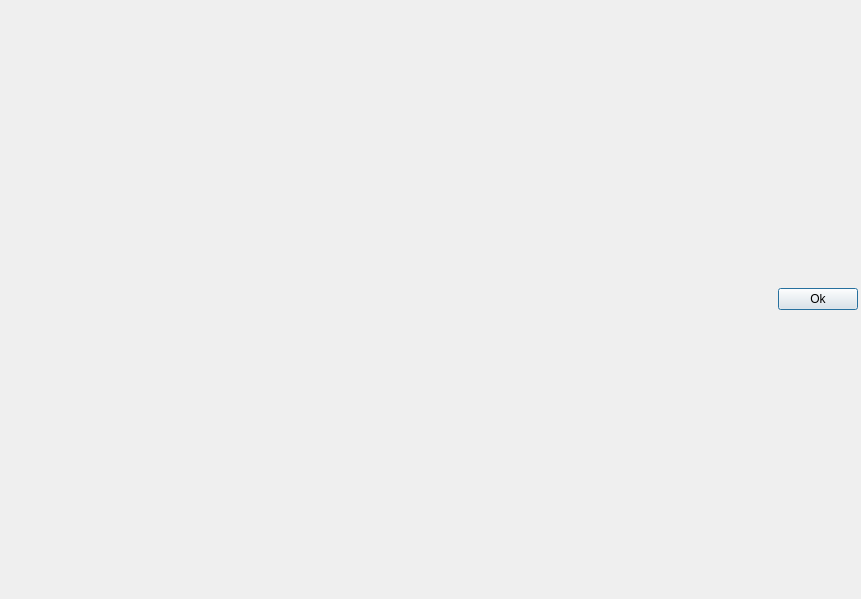
<?xml version="1.0" encoding="UTF-8"?>
<ui version="4.0">
 <class>dGrafic</class>
 <widget class="QDialog" name="dGrafic">
  <property name="geometry">
   <rect>
    <x>0</x>
    <y>0</y>
    <width>861</width>
    <height>599</height>
   </rect>
  </property>
  <property name="windowTitle">
   <string>График треков</string>
  </property>
  <layout class="QVBoxLayout" name="verticalLayout_2" stretch="1,0">
   <property name="leftMargin">
    <number>3</number>
   </property>
   <property name="topMargin">
    <number>3</number>
   </property>
   <property name="rightMargin">
    <number>3</number>
   </property>
   <property name="bottomMargin">
    <number>3</number>
   </property>
   <item>
    <layout class="QVBoxLayout" name="vLayout"/>
   </item>
   <item>
    <layout class="QHBoxLayout" name="horizontalLayout">
     <item>
      <spacer name="horizontalSpacer">
       <property name="orientation">
        <enum>Qt::Horizontal</enum>
       </property>
       <property name="sizeHint" stdset="0">
        <size>
         <width>40</width>
         <height>20</height>
        </size>
       </property>
      </spacer>
     </item>
     <item>
      <widget class="QPushButton" name="pbOk">
       <property name="text">
        <string>Ok</string>
       </property>
      </widget>
     </item>
    </layout>
   </item>
  </layout>
 </widget>
 <resources/>
 <connections/>
</ui>
